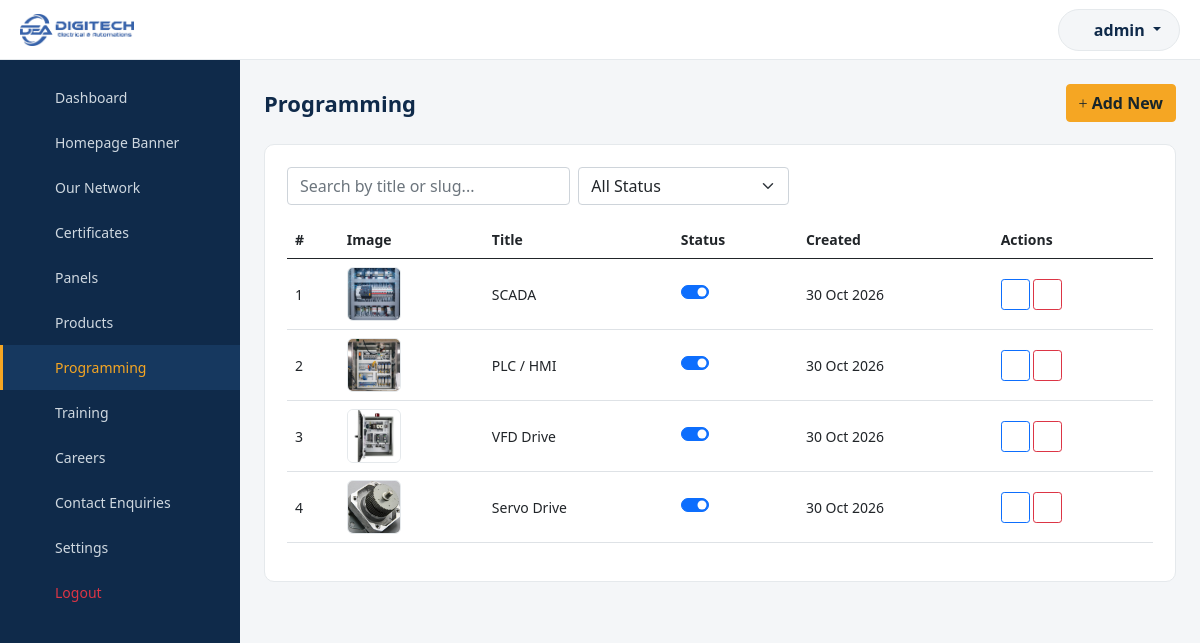
The app's page /ktgadmin/programming/index.php (signed in) with its own data.
### tables this page shows
CREATE TABLE `tbl_programming` (
  `id` INT UNSIGNED NOT NULL AUTO_INCREMENT,
  `slug` VARCHAR(150) NOT NULL,
  `title` VARCHAR(150) NOT NULL,
  `icon` VARCHAR(100) NULL,
  `image` VARCHAR(255) NOT NULL,
  `description` TEXT NOT NULL,
  `points` TEXT NULL,
  `display_order` INT NOT NULL DEFAULT 0,
  `status` TINYINT(1) NOT NULL DEFAULT 1,
  `created_at` DATETIME NOT NULL,
  `updated_at` DATETIME NOT NULL,
  PRIMARY KEY (`id`),
  UNIQUE KEY `uq_programming_slug` (`slug`)
);

### ktgadmin/includes/functions.php (called while the page is built, shortened)
<?php
function clean($str)
{
    return htmlspecialchars(trim((string) $str), ENT_QUOTES, 'UTF-8');
}
function upload_url($relativePath)
{
    return UPLOAD_URL . '/' . ltrim($relativePath, '/');
}

### ktgadmin/programming/index.php (the view, shortened to what this page needs)
<?php
require_once __DIR__ . '/../includes/db.php';
require_once __DIR__ . '/../includes/functions.php';
$q = trim($_GET['q'] ?? '');
$where = [];
$whereSql = $where ? ('WHERE ' . implode(' AND ', $where)) : '';
$stmt = mysqli_prepare($conn, "SELECT * FROM tbl_programming $whereSql ORDER BY display_order ASC, id DESC");
mysqli_stmt_execute($stmt);
$rows = mysqli_stmt_get_result($stmt);
require_once __DIR__ . '/../includes/header.php';
require_once __DIR__ . '/../includes/sidebar.php';
?>
<div class="page-header">
    <h1>Programming</h1>
    <a href="add.php" class="btn btn-admin-primary"><i class="fa-light fa-plus"></i> Add New</a>
</div>
<div class="admin-card">
    <form method="get" class="row g-2 mb-3">
        <div class="col-md-4"><input type="text" name="q" class="form-control filter-search" placeholder="Search by title or slug..." value="<?php echo clean($q); ?>"></div>
        <div class="col-md-3">
            <select name="status" class="form-select filter-select">
                <option value="">All Status</option>
            </select>
        </div>
    </form>
    <div class="table-responsive">
        <table class="table align-middle">
            <thead><tr><th>#</th><th>Image</th><th>Title</th><th>Status</th><th>Created</th><th>Actions</th></tr></thead>
            <tbody>
                <?php if (mysqli_num_rows($rows) === 0): ?>
                <tr><td colspan="6" class="text-center text-muted py-4">No programming items found.</td></tr>
                <?php else: $i = 1; while ($row = mysqli_fetch_assoc($rows)): ?>
                <tr>
                    <td><?php echo $i++; ?></td>
                    <td><img src="<?php echo upload_url($row['image']); ?>" class="table-thumb" alt="<?php echo clean($row['title']); ?>"></td>
                    <td><?php echo clean($row['title']); ?></td>
                    <td>
                        <div class="form-check form-switch">
                            <input type="checkbox" class="form-check-input status-toggle" data-url="../ajax/programming.php" data-id="<?php echo $row['id']; ?>" <?php echo $row['status'] ? 'checked' : ''; ?>>
                        </div>
                    </td>
                    <td><?php echo date('d M Y', strtotime($row['created_at'])); ?></td>
                    <td>
                        <a href="edit.php?id=<?php echo $row['id']; ?>" class="btn btn-sm btn-outline-primary"><i class="fa-light fa-pen"></i></a>
                        <button type="button" class="btn btn-sm btn-outline-danger btn-delete-ajax" data-url="../ajax/programming.php" data-id="<?php echo $row['id']; ?>"><i class="fa-light fa-trash"></i></button>
                    </td>
                </tr>
                <?php endwhile; endif; ?>
            </tbody>
        </table>
    </div>
</div>
<?php require_once __DIR__ . '/../includes/footer.php'; ?>

### ktgadmin/css/admin.css (style rules this page uses)
:root { --admin-primary: #F5A623; --admin-dark: #0F2A4A; --admin-dark-2: #16385f; --admin-bg: #f4f6f8; --admin-border: #e5e9ec; }
* { box-sizing: border-box; }
body { background: var(--admin-bg); font-family: system-ui, -apple-system, "Segoe UI", Roboto, sans-serif; font-size: 14px; color: #23303d; margin: 0; }
a { text-decoration: none; }
.page-header { display: flex; align-items: center; justify-content: space-between; flex-wrap: wrap; gap: 12px; margin-bottom: 22px; }
.page-header h1 { font-size: 22px; margin: 0; color: var(--admin-dark); font-weight: 700; }
.admin-card { background: #fff; border-radius: 10px; border: 1px solid var(--admin-border); padding: 22px; }
.table-thumb { width: 54px; height: 54px; object-fit: cover; border-radius: 6px; border: 1px solid var(--admin-border); }
.btn-admin-primary { background: var(--admin-primary); border-color: var(--admin-primary); color: #17252b; font-weight: 600; }
.status-toggle { cursor: pointer; }

### records on screen
tbl_programming: image (picture), title "SCADA", status "☑", created_at "30 Oct 2026"
tbl_programming: image (picture), title "PLC / HMI", status "☑", created_at "30 Oct 2026"
tbl_programming: image (picture), title "VFD Drive", status "☑", created_at "30 Oct 2026"
tbl_programming: image (picture), title "Servo Drive", status "☑", created_at "30 Oct 2026"

### other values on screen
$adminUsername "admin"
$navItem['label'] "Dashboard"
$navItem['label'] "Homepage Banner"
$navItem['label'] "Our Network"
$navItem['label'] "Certificates"
$navItem['label'] "Panels"
$navItem['label'] "Products"
$navItem['label'] "Programming"
$navItem['label'] "Training"
$navItem['label'] "Careers"
$navItem['label'] "Contact Enquiries"
$navItem['label'] "Settings"
